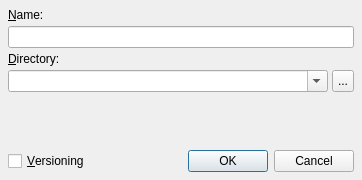
<ui version="4.0" >
 <author>rncbc aka Rui Nuno Capela</author>
 <comment>qjackctl - An Audio/MIDI multi-track sequencer.

   Copyright (C) 2003-2024, rncbc aka Rui Nuno Capela. All rights reserved.

   This program is free software; you can redistribute it and/or
   modify it under the terms of the GNU General Public License
   as published by the Free Software Foundation; either version 2
   of the License, or (at your option) any later version.

   This program is distributed in the hope that it will be useful,
   but WITHOUT ANY WARRANTY; without even the implied warranty of
   MERCHANTABILITY or FITNESS FOR A PARTICULAR PURPOSE.  See the
   GNU General Public License for more details.

   You should have received a copy of the GNU General Public License along
   with this program; if not, write to the Free Software Foundation, Inc.,
   51 Franklin Street, Fifth Floor, Boston, MA 02110-1301 USA.

 </comment>
 <class>qjackctlSessionSaveForm</class>
 <widget class="QDialog" name="qjackctlSessionSaveForm" >
  <property name="geometry" >
   <rect>
    <x>0</x>
    <y>0</y>
    <width>360</width>
    <height>180</height>
   </rect>
  </property>
  <property name="focusPolicy" >
   <enum>Qt::StrongFocus</enum>
  </property>
  <property name="windowTitle" >
   <string>Session</string>
  </property>
  <property name="windowIcon" >
   <iconset resource="qjackctl.qrc" >:/images/session1.png</iconset>
  </property>
  <layout class="QVBoxLayout" >
   <item>
    <widget class="QLabel" name="SessionNameTextLabel" >
     <property name="text" >
      <string>&amp;Name:</string>
     </property>
     <property name="buddy" >
      <cstring>SessionNameLineEdit</cstring>
     </property>
    </widget>
   </item>
   <item>
    <widget class="QLineEdit" name="SessionNameLineEdit" >
     <property name="minimumSize" >
      <size>
       <width>320</width>
       <height>0</height>
      </size>
     </property>
     <property name="toolTip" >
      <string>Session name</string>
     </property>
    </widget>
   </item>
   <item>
    <layout class="QHBoxLayout" >
     <property name="margin" >
      <number>0</number>
     </property>
     <item>
      <widget class="QLabel" name="SessionDirTextLabel" >
       <property name="text" >
        <string>&amp;Directory:</string>
       </property>
       <property name="buddy" >
        <cstring>SessionDirComboBox</cstring>
       </property>
      </widget>
     </item>
     <item>
      <spacer>
       <property name="orientation" >
        <enum>Qt::Horizontal</enum>
       </property>
       <property name="sizeHint" >
        <size>
         <width>20</width>
         <height>8</height>
        </size>
       </property>
      </spacer>
     </item>
    </layout>
   </item>
   <item>
    <layout class="QHBoxLayout" >
     <property name="margin" >
      <number>0</number>
     </property>
     <item>
      <widget class="QComboBox" name="SessionDirComboBox" >
       <property name="minimumSize" >
        <size>
         <width>320</width>
         <height>0</height>
        </size>
       </property>
       <property name="toolTip" >
        <string>Session directory</string>
       </property>
       <property name="editable" >
        <bool>true</bool>
       </property>
      </widget>
     </item>
     <item>
      <widget class="QToolButton" name="SessionDirToolButton" >
       <property name="minimumSize" >
        <size>
         <width>22</width>
         <height>22</height>
        </size>
       </property>
       <property name="maximumSize" >
        <size>
         <width>24</width>
         <height>24</height>
        </size>
       </property>
       <property name="focusPolicy" >
        <enum>Qt::TabFocus</enum>
       </property>
       <property name="toolTip" >
        <string>Browse for session directory</string>
       </property>
       <property name="text" >
        <string>...</string>
       </property>
      </widget>
     </item>
    </layout>
   </item>
   <item>
    <spacer>
     <property name="orientation">
      <enum>Qt::Vertical</enum>
     </property>
     <property name="sizeHint" stdset="0">
      <size>
       <width>20</width>
       <height>8</height>
      </size>
     </property>
    </spacer>
   </item>
   <item>
    <layout class="QHBoxLayout" >
     <property name="margin" >
      <number>0</number>
     </property>
     <item>
      <widget class="QCheckBox" name="SessionSaveVersionCheckBox">
       <property name="toolTip">
        <string>Save session versioning</string>
       </property>
       <property name="text">
        <string>&amp;Versioning</string>
       </property>
      </widget>
     </item>
     <item>
      <widget class="QDialogButtonBox" name="DialogButtonBox">
       <property name="orientation">
        <enum>Qt::Horizontal</enum>
       </property>
       <property name="standardButtons">
        <set>QDialogButtonBox::Cancel|QDialogButtonBox::Ok</set>
       </property>
      </widget>
     </item>
    </layout>
   </item>
  </layout>
 </widget>
 <layoutdefault spacing="4" margin="8" />
 <tabstops>
  <tabstop>SessionNameLineEdit</tabstop>
  <tabstop>SessionDirComboBox</tabstop>
  <tabstop>SessionDirToolButton</tabstop>
  <tabstop>SessionVersioningCheckBox</tabstop>
  <tabstop>DialogButtonBox</tabstop>
 </tabstops>
 <resources>
  <include location="qjackctl.qrc" />
 </resources>
 <connections/>
</ui>
